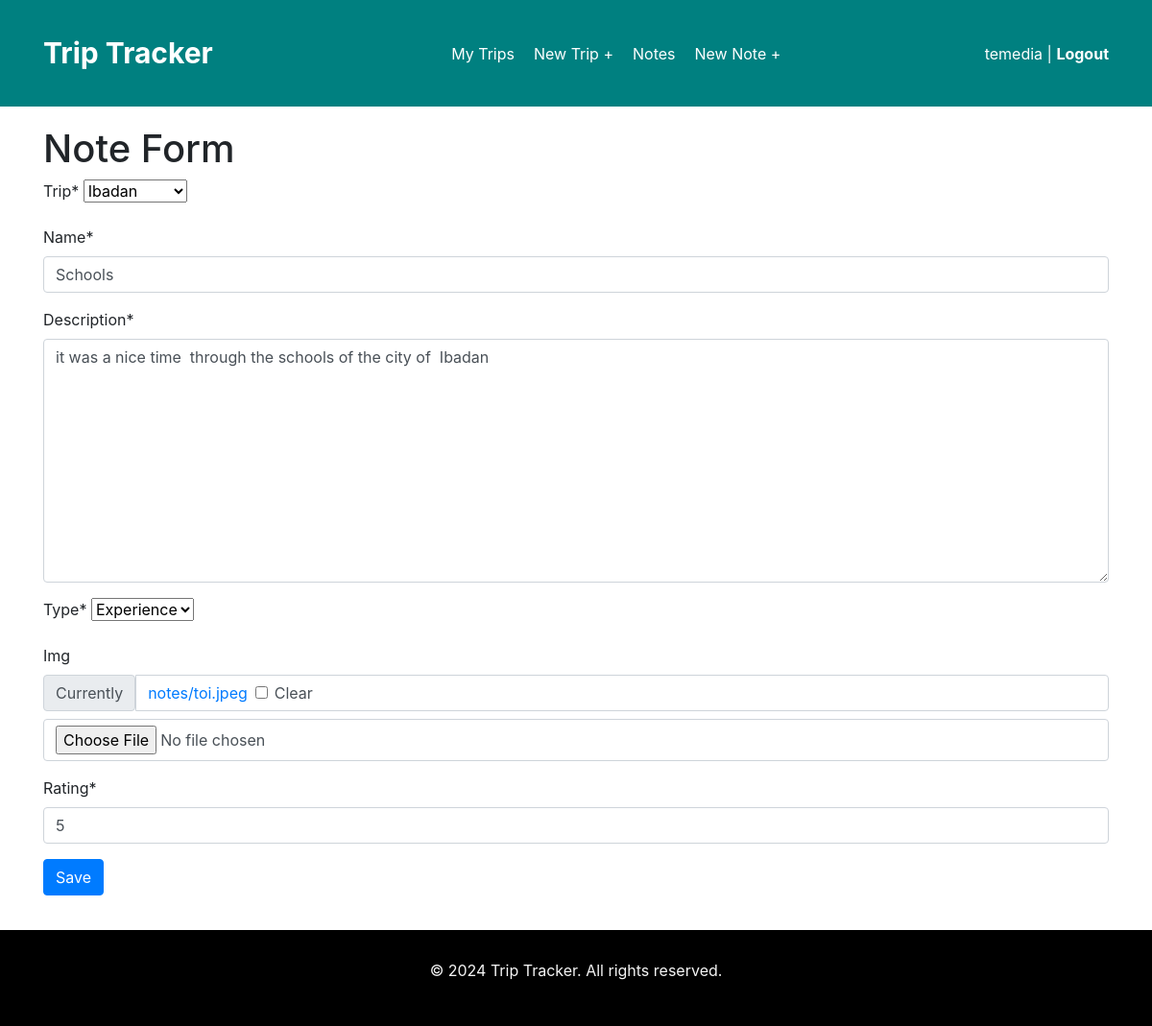
The page /dashboard/notes/1/update/ (signed in) on the database its author committed.
### tripp/models.py (models this page shows, shortened)
class Note(models.Model):
    Excursions = (
        ('event', 'Event'),
        ('dining', 'Dining'),
        ('experience', 'Experience'),
        ('general', 'General'),
    )
    trip = models.ForeignKey(Trip, on_delete=models.CASCADE, related_name='notes')
    name = models.CharField(max_length=100)
    description = models.TextField()
    type = models.CharField(max_length=50, choices=Excursions)
    img = models.ImageField(upload_to='notes', null=True, blank=True)
    rating = models.PositiveSmallIntegerField(default=1, validators=[MaxValueValidator(5)])

### tripp/views.py (the view)
# urls.py: path('dashboard/notes/<int:id>/update/',NoteUpdateView.as_view(), name= 'note-update'),
class NoteUpdateView(UpdateView):
    model =Note
    fields= '__all__'
    success_url=reverse_lazy('note-list')
    def get_object(self):
        return Note.objects.get(id=self.kwargs['id'])
    def get_form(self):
        form = super(NoteUpdateView,self).get_form()
        trips = Trip.objects.filter(owner=self.request.user)
        form.fields['trip'].queryset = trips
        return form

### tripp/models.py (called while the page is built)
    def __str__(self):
        return self.city

### tripp/templates/tripp/note_form.html (shortened to what this page needs)
{% extends "tripp/_base.html" %}
{% load crispy_forms_tags %}
{% block content %}
<link href="https://maxcdn.bootstrapcdn.com/bootstrap/4.0.0/css/bootstrap.min.css" rel="stylesheet">
<h1>Note Form</h1>
<form action="" method="post" enctype="multipart/form-data">
    {{ form|crispy }}
    <input type ='submit' value = 'Save' class="btn btn-primary">
</form>
{% endblock  %}

### tripp/templates/tripp/_base.html (shortened to what this page needs)
{% load static %}
<html lang="en">
<head>
    <link rel="stylesheet" href="{% static 'tripp/index.css' %}">
</head>
<body>
    <nav class="navbar">
        <div class="container">
            <div class="navbar-brand">
                <a href="{% url 'home' %}">Trip Tracker</a>
            </div>
            <div class="navbar-links">
                <ul>
                    <li><a href="{% url 'trip-list' %}">My Trips</a></li>
                    <li><a href="{% url 'trip-create' %}">New Trip +</a></li>
                    <li><a href="{% url 'note-list' %}">Notes</a></li>
                    <li><a href="{% url 'note-create' %}">New Note +</a></li>
                </ul>
            </div>
            <div class="navbar-user">
                <span>{{ user.username }}</span> | <a href="{% url 'logout' %}">Logout</a>
            </div>
        </div>
    </nav>
    <main class="container">
        {% block content %}
        {% endblock %}
    </main>
    <footer class="footer">
        <div class="container">
            <p>&copy; 2024 Trip Tracker. All rights reserved.</p>
        </div>
    </footer>
</body>
</html>

### tripp/static/tripp/index.css (style rules this page uses)
body { font-family: Arial, sans-serif; margin: 0; padding: 0; background-color: #f0f8ff; color: #333; }
.navbar { background-color: #008080; color: white; padding: 15px; }
.navbar .container { display: flex; justify-content: space-between; align-items: center; }
.navbar-brand a { color: white; text-decoration: none; font-size: 1.5em; font-weight: bold; }
.navbar-links ul { list-style-type: none; margin: 0; padding: 0; display: flex; }
.navbar-links li { margin-left: 20px; }
.navbar-links a { color: white; text-decoration: none; font-size: 1em; transition: transform 0.2s ease-in-out; }
.navbar-user { color: white; }
.navbar-user a { color: white; text-decoration: none; font-weight: bold; }
.container { max-width: 1200px; margin: 0 auto; padding: 20px; }
.footer { background-color:black; color: whitesmoke; padding: 10px; text-align: center; position: sticky; width: 100%; }

### rows shown on the page
Note: trip "Ibadan", name "Schools", description "it was a nice time through the schools of the city of Ibadan", type "Experience", rating "5"

### other values the page prints
{{ user.username }} "temedia"
